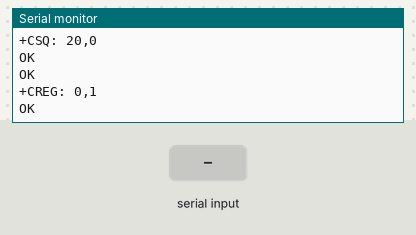
A sketch run on a simulated Arduino Mega 2560, built with avr-gcc and run on an emulated ATmega2560. Shown: the last lines printed to the serial monitor. The test bench sets the inputs (shaded band). The modem accepts every AT command (registered, SIM ready, sends succeed) and sends nothing else.

Above: at 4.2 s.
4.3 s: "1" received over the second serial link
At 5.2 s:
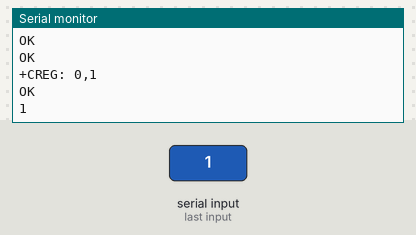
6.0 s: "0" received over the second serial link
At 6.3 s:
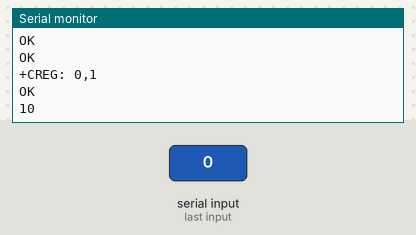

Measured:
- after the input at 4.3 s, the serial monitor: prints a new line after 0.20 s (image 1)
- after the input at 6.0 s, the serial monitor: prints a new line at once (image 2)

The sketch:

gsm_test.ino
```cpp
#include <SoftwareSerial.h>


void setup()
{
  //Begin serial communication with Arduino and Arduino IDE (Serial Monitor)
  Serial.begin(9600);

  //Begin serial communication with Arduino and SIM800L
  Serial3.begin(9600);

  Serial.println("Initializing...");
  delay(1000);

  Serial3.println("AT"); //Once the handshake test is successful, it will back to OK
  updateSerial();
  Serial3.println("AT+CSQ"); //Signal quality test, value range is 0-31 , 31 is the best
  updateSerial();
  Serial3.println("AT+CCID"); //Read SIM information to confirm whether the SIM is plugged
  updateSerial();
  Serial3.println("AT+CREG?"); //Check whether it has registered in the network
  updateSerial();
}

void loop()
{
  updateSerial();
}

void updateSerial()
{
  delay(500);
  while (Serial.available())
  {
    Serial3.write(Serial.read());//Forward what Serial received to Software Serial Port
  }
  while(Serial3.available())
  {
    Serial.write(Serial3.read());//Forward what Software Serial received to Serial Port
  }
}
```
